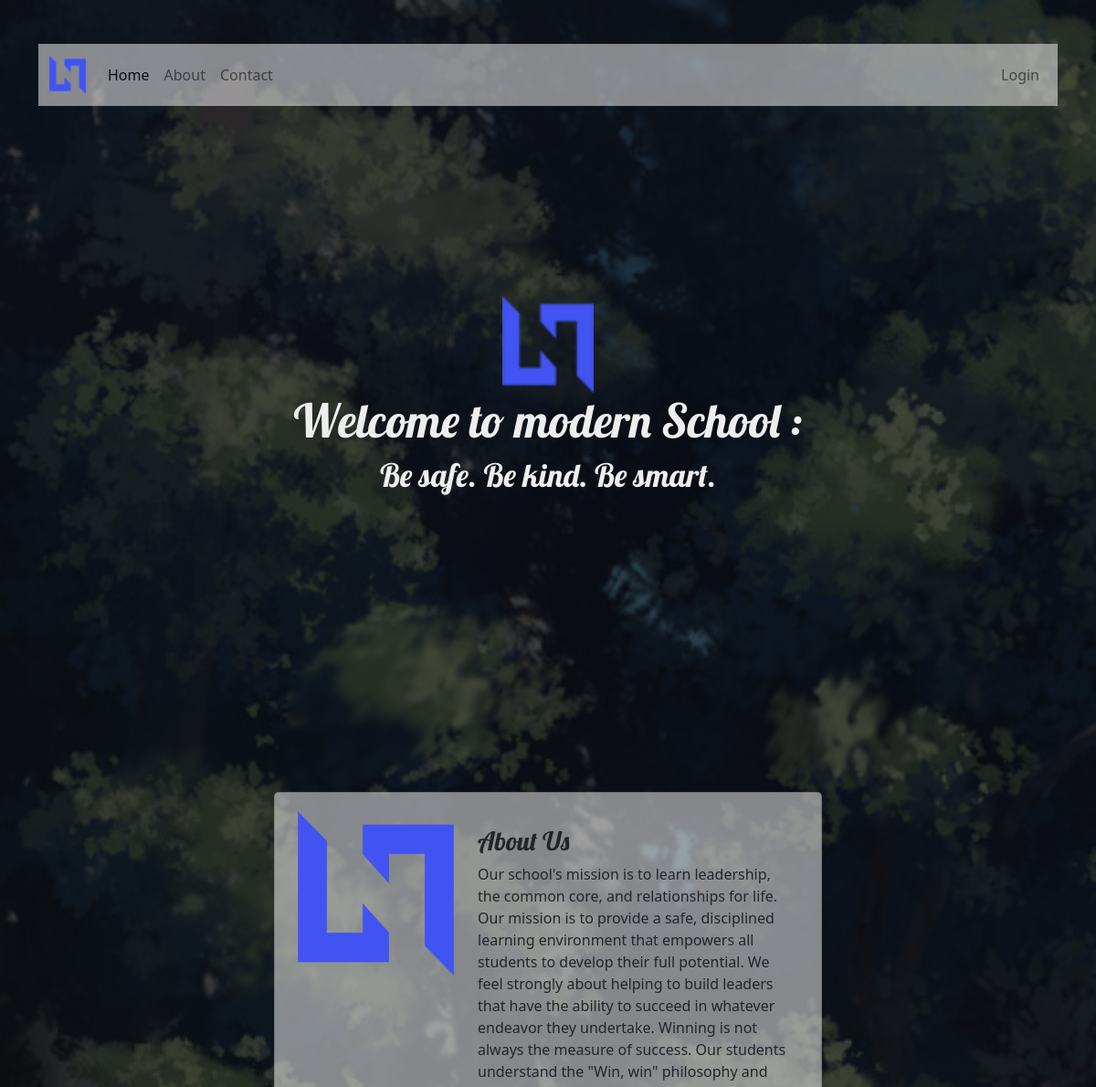
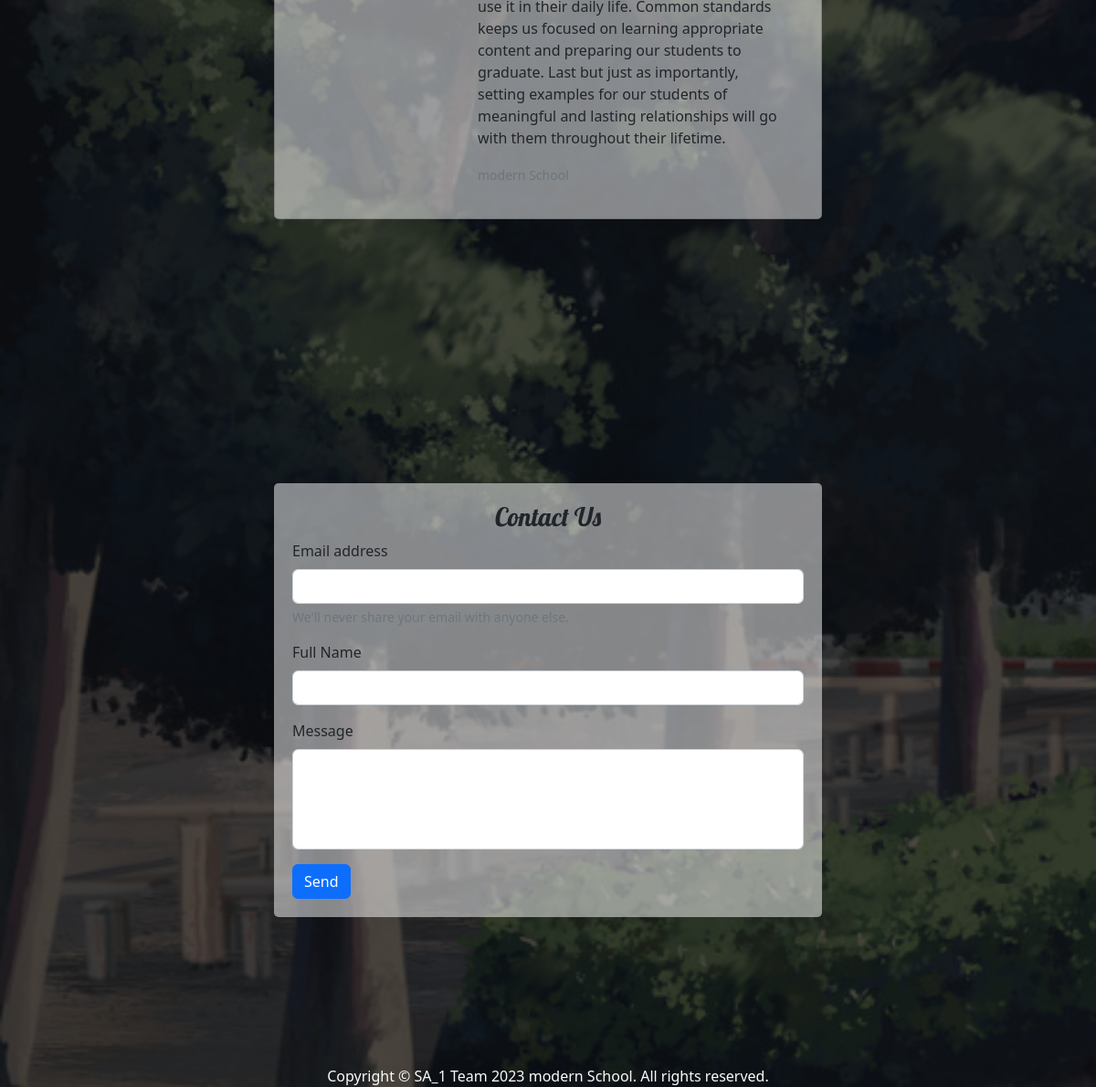
The page / on the database its author committed (2 pictures, top to bottom).
### tables this page shows
CREATE TABLE `setting` (
  `id` int(11) NOT NULL,
  `current_year` int(11) NOT NULL,
  `current_semester` varchar(11) NOT NULL,
  `school_name` varchar(100) NOT NULL,
  `slogan` varchar(300) NOT NULL,
  `about` text NOT NULL
);

### data/setting.php (called while the page is built)
<?php
function getSetting($conn){
   $sql = "SELECT * FROM setting";
   $stmt = $conn->prepare($sql);
   $stmt->execute();
   if ($stmt->rowCount() == 1) {
     $settings = $stmt->fetch();
     return $settings;
   }else {
    return 0;
   }
}
?>

### index.php (the view, shortened to what this page needs)
<?php
include "DB_connection.php";
include "data/setting.php";
$setting = getSetting($conn);
if ($setting != 0) {
 ?>
<!DOCTYPE html>
<html lang="en">
<head>
	<link rel="stylesheet" href="https://cdn.jsdelivr.net/npm/bootstrap@5.2.0/dist/css/bootstrap.min.css">
	<link rel="stylesheet" href="css/style.css">
</head>
<body class="body-home">
    <div class="black-fill"><br /> <br/>
    	<div class="container">
    	<nav class="navbar navbar-expand-lg bg-light"
    	     id="homeNav">
		  <div class="container-fluid">
		    <a class="navbar-brand" href="#">
		    	<img src="assets/img/logo.png" width="40">
		    </a>
		    <div class="collapse navbar-collapse" id="navbarSupportedContent">
		      <ul class="navbar-nav me-auto mb-2 mb-lg-0">
		        <li class="nav-item">
		          <a class="nav-link active" aria-current="page" href="#">Home</a>
		        </li>
		        <li class="nav-item">
		          <a class="nav-link" href="#about">About</a>
		        </li>
		        <li class="nav-item">
		          <a class="nav-link" href="#contact">Contact</a>
		        </li>
		      </ul>
		      <ul class="navbar-nav me-right mb-2 mb-lg-0">
		      	<li class="nav-item">
		          <a class="nav-link" href="login.php">Login</a>
		        </li>
		      </ul>
		  </div>
		    </div>
		</nav>
        <section class="welcome-text d-flex justify-content-center align-items-center flex-column">
        	<img src="assets/img/logo.png" >
        	<h4>Welcome to <?=$setting['school_name']?> :</h4>
        	<h5 style="color: #eee;
	font-size: 35px;
	font-family: 'Lobster', cursive;"><?=$setting['slogan']?></h5>
        </section>
        <section id="about"
                 class="d-flex justify-content-center align-items-center flex-column">
        	<div class="card mb-3 card-1">
			  <div class="row g-0">
			    <div class="col-md-4">
			      <img src="assets/img/apple-touch-icon.png" class="img-fluid rounded-start" >
			    </div>
			    <div class="col-md-8">
			      <div class="card-body">
			        <h5 class="card-title">About Us</h5>
			        <p class="card-text"><?=$setting['about']?></p>
			        <p class="card-text"><small class="text-muted"><?=$setting['school_name']?></small></p>
			      </div>
			    </div>
			  </div>
			</div>
        </section>
        <section id="contact"
                 class="d-flex justify-content-center align-items-center flex-column">
        	<form method="post"
    	          action="req/contact.php">
        		<h3>Contact Us</h3>
			  <div class="mb-3">
			    <label for="exampleInputEmail1" class="form-label">Email address</label>
			    <input type="email" class="form-control" id="exampleInputEmail1" name="email" aria-describedby="emailHelp">
			    <div id="emailHelp" class="form-text">We'll never share your email with anyone else.</div>
			  </div>
			  <div class="mb-3">
			    <label class="form-label">Full Name</label>
			    <input type="text" name="full_name" class="form-control">
			  </div>
			  <div class="mb-3">
			    <label class="form-label">Message</label>
			    <textarea class="form-control"name="message" rows="4"></textarea>
			  </div>
			  <button type="submit" class="btn btn-primary">Send</button>
			</form>
        </section>
        <div class="text-center text-light">
        	Copyright &copy; SA_1 Team <?=$setting['current_year']?> <?=$setting['school_name']?>. All rights reserved.
        </div>
    	</div>
    </div>
</body>
</html>
<?php }else {
	header("Location: login.php");
	exit;
}  ?>

### css/style.css (style rules this page uses)
.body-home, .body-login { background: url(../img/bg.jpg); background-size: cover; background-attachment: fixed; }
.black-fill { background: rgba(0,0,0, 0.7); min-height: 100vh; }
#homeNav { background: rgba(255,255,255, 0.5) !important; }
.welcome-text { min-height: 80vh; }
.welcome-text img { width: 100px; }
.welcome-text h4 { color: #eee; font-size: 51px; font-family: 'Lobster', cursive; }
#about { min-height: 100vh; }
#about .card-1 { max-width: 600px; width: 90%; background: rgba(255,255,255, 0.5); padding: 20px; border-radius: 5px; }
#about .card-1 h5 { font-family: 'Lobster', cursive; font-size: 28px; }
#contact { min-height: 100vh; }
#contact form { max-width: 600px; width: 90%; background: rgba(255,255,255, 0.5); padding: 20px; border-radius: 5px; }
#contact form h3 { text-align: center; font-family: 'Lobster', cursive; }
textarea { resize: none; }

### rows shown on the page
setting: school_name "modern School", slogan "Be safe. Be kind. Be smart.", about "Our school's mission is to learn leadership, the common core, and relationships for life. Our mission is to provide a safe, disciplined learning environment that empowers all students to develop their full potential. We feel strongly about helping to build leaders that have the ability to succeed in whatever endeavor they undertake. Winning is not always the measure of success. Our students understand the \"Win, win\" philosophy and use it in their daily life. Common standards keeps us focused on learning appropriate content and preparing our students to graduate. Last but just as importantly, setting examples for our students of meaningful and lasting relationships will go with them…", current_year "2023"
